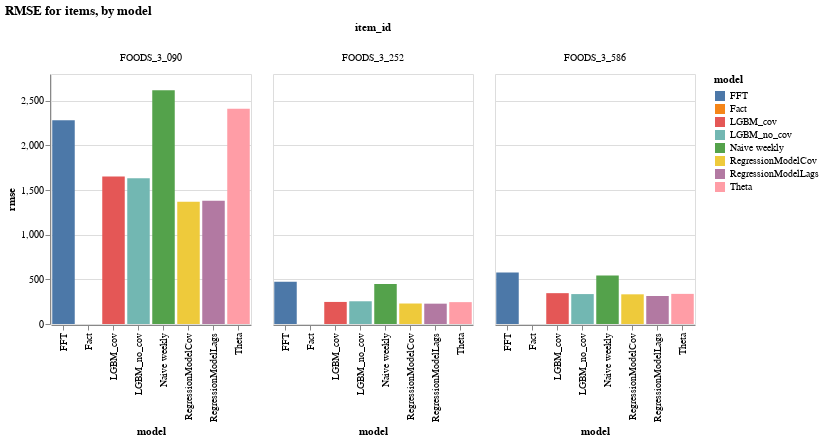

Notebook source saved alongside this figure:
### Code cell
alt.Chart(eval_df, title = 'RMSE for items, by model').mark_bar().encode(
    x=alt.X('model:N',scale=alt.Scale(zero=False)),
    y=alt.Y('rmse:Q',scale=alt.Scale(zero=False)),
    color=alt.Color('model:N'),
    column='item_id:N'
).properties(width=200, height=250)#.interactive()

### Figure 1 — Vega-Lite specification as saved in the notebook (floating-point values rounded to 4 significant figures)
{"config": {"view": {"continuousWidth": 400, "continuousHeight": 300}}, "data": {"name": "data-6eda1f8b03b6898d8f0c4c06496d4de1"}, "mark": "bar", "encoding": {"color": {"type": "nominal", "field": "model"}, "column": {"type": "nominal", "field": "item_id"}, "x": {"type": "nominal", "field": "model", "scale": {"zero": false}}, "y": {"type": "quantitative", "field": "rmse", "scale": {"zero": false}}}, "height": 250, "title": "RMSE for items, by model", "width": 200, "$schema": "https://vega.github.io/schema/vega-lite/v4.8.1.json", "datasets": {"data-6eda1f8b03b6898d8f0c4c06496d4de1": [{"model": "Naive weekly", "rmse": 448.0, "rmse_normalized": 1.0, "item_id": "FOODS_3_252"}, {"model": "RegressionModelLags", "rmse": 227.8, "rmse_normalized": 0.5085, "item_id": "FOODS_3_252"}, {"model": "RegressionModelCov", "rmse": 229.6, "rmse_normalized": 0.5124, "item_id": "FOODS_3_252"}, {"model": "LGBM_cov", "rmse": 247.2, "rmse_normalized": 0.5517, "item_id": "FOODS_3_252"}, {"model": "LGBM_no_cov", "rmse": 254.5, "rmse_normalized": 0.5682, "item_id": "FOODS_3_252"}, {"model": "Theta", "rmse": 244.9, "rmse_normalized": 0.5467, "item_id": "FOODS_3_252"}, {"model": "FFT", "rmse": 472.9, "rmse_normalized": 1.056, "item_id": "FOODS_3_252"}, {"model": "Fact", "rmse": 0.0, "rmse_normalized": 0.0, "item_id": "FOODS_3_252"}, {"model": "Naive weekly", "rmse": 544.3, "rmse_normalized": 1.0, "item_id": "FOODS_3_586"}, {"model": "RegressionModelLags", "rmse": 313.9, "rmse_normalized": 0.5767, "item_id": "FOODS_3_586"}, {"model": "RegressionModelCov", "rmse": 332.4, "rmse_normalized": 0.6106, "item_id": "FOODS_3_586"}, {"model": "LGBM_cov", "rmse": 345.4, "rmse_normalized": 0.6345, "item_id": "FOODS_3_586"}, {"model": "LGBM_no_cov", "rmse": 335.1, "rmse_normalized": 0.6156, "item_id": "FOODS_3_586"}, {"model": "Theta", "rmse": 337.4, "rmse_normalized": 0.62, "item_id": "FOODS_3_586"}, {"model": "FFT", "rmse": 577.3, "rmse_normalized": 1.061, "item_id": "FOODS_3_586"}, {"model": "Fact", "rmse": 0.0, "rmse_normalized": 0.0, "item_id": "FOODS_3_586"}, {"model": "Naive weekly", "rmse": 2618.0, "rmse_normalized": 1.0, "item_id": "FOODS_3_090"}, {"model": "RegressionModelLags", "rmse": 1380.0, "rmse_normalized": 0.5273, "item_id": "FOODS_3_090"}, {"model": "RegressionModelCov", "rmse": 1368.0, "rmse_normalized": 0.5226, "item_id": "FOODS_3_090"}, {"model": "LGBM_cov", "rmse": 1652.0, "rmse_normalized": 0.6311, "item_id": "FOODS_3_090"}, {"model": "LGBM_no_cov", "rmse": 1632.0, "rmse_normalized": 0.6234, "item_id": "FOODS_3_090"}, {"model": "Theta", "rmse": 2411.0, "rmse_normalized": 0.9211, "item_id": "FOODS_3_090"}, {"model": "FFT", "rmse": 2282.0, "rmse_normalized": 0.8716, "item_id": "FOODS_3_090"}, {"model": "Fact", "rmse": 0.0, "rmse_normalized": 0.0, "item_id": "FOODS_3_090"}]}}
